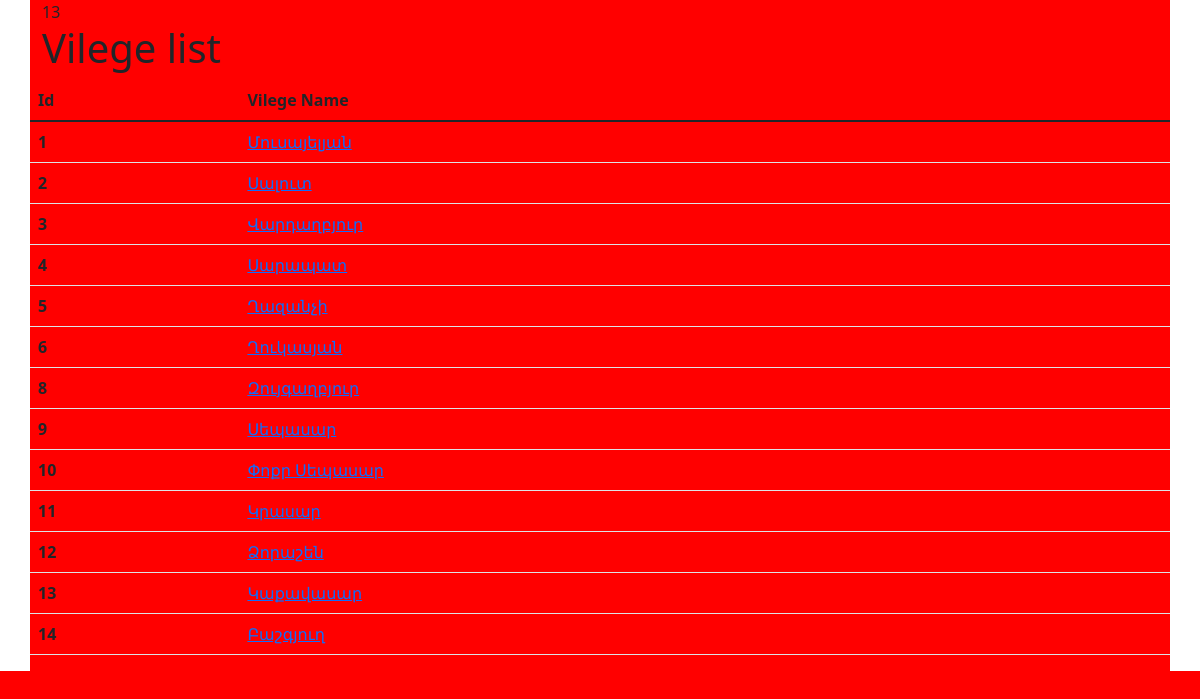
The page / on the database its author committed.
### vilege/models.py (models this page shows, shortened)
class Vilege(models.Model):
    vilege_name = models.CharField(max_length=150)
    class Meta:
        verbose_name = 'vilege'

### vilege/views.py (the view)
# urls.py: path('', index),
def index(request):
    vilege = Vilege.objects.all()
    return render(request, 'vilege/index.html', { 'vilege': vilege })

### vilege/templates/vilege/index.html (shortened to what this page needs)
<!doctype html>
<html lang="en">
  <head>
    <link href="https://cdn.jsdelivr.net/npm/bootstrap@5.1.3/dist/css/bootstrap.min.css" rel="stylesheet">
    <link rel="stylesheet" href="style/media.css">
  </head>
  <body>
    <div class="container">
      {{ vilege.count}}
         <h1> Vilege list </h1>
         <div class="row">
           <table class="table">
             <thead>
               <tr>
                 <th scope="col">Id</th>
                 <th scope="col">Vilege Name</th>
               </tr>
             </thead>
           <tbody>
              {%  for item in vilege %}
               <tr>
                 <th scope="row">{{ item.id }}</th>
                 <td><a href="#">{{ item.vilege_name }}</a></td>
                 <br>
               </tr>
               {% endfor %}
               </tbody>
           </table>
         </div>
    </div>
  </body>
</html>

### vilege/templates/vilege/style/media.css (style rules this page uses)
* { background-color: red; }

### rows shown on the page
Vilege: id "1", vilege_name "Մուսայելյան"
Vilege: id "2", vilege_name "Սալուտ"
Vilege: id "3", vilege_name "Վարդաղբյուր"
Vilege: id "4", vilege_name "Սարապատ"
Vilege: id "5", vilege_name "Ղազանչի"
Vilege: id "6", vilege_name "Ղուկասյան"
Vilege: id "8", vilege_name "Զույգաղբյուր"
Vilege: id "9", vilege_name "Սեպասար"
Vilege: id "10", vilege_name "Փոքր Սեպասար"
Vilege: id "11", vilege_name "Կրասար"
Vilege: id "12", vilege_name "Ձորաշեն"
Vilege: id "13", vilege_name "Կաքավասար"
Vilege: id "14", vilege_name "Բաշգյուղ"

### other values the page prints
{{ vilege.count }} "13"
